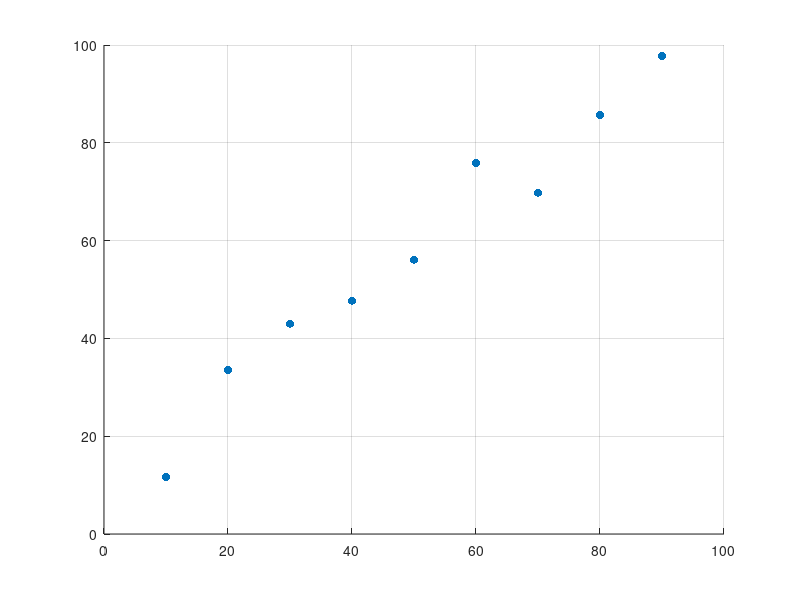
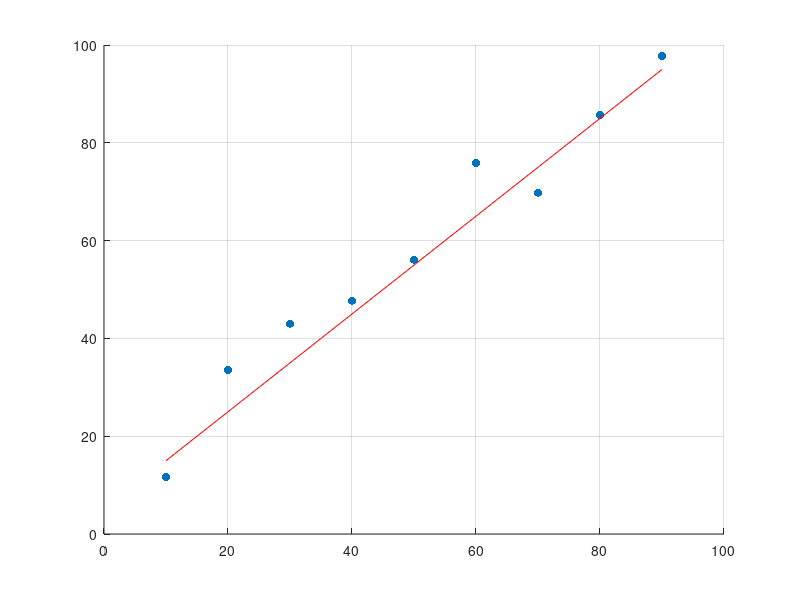
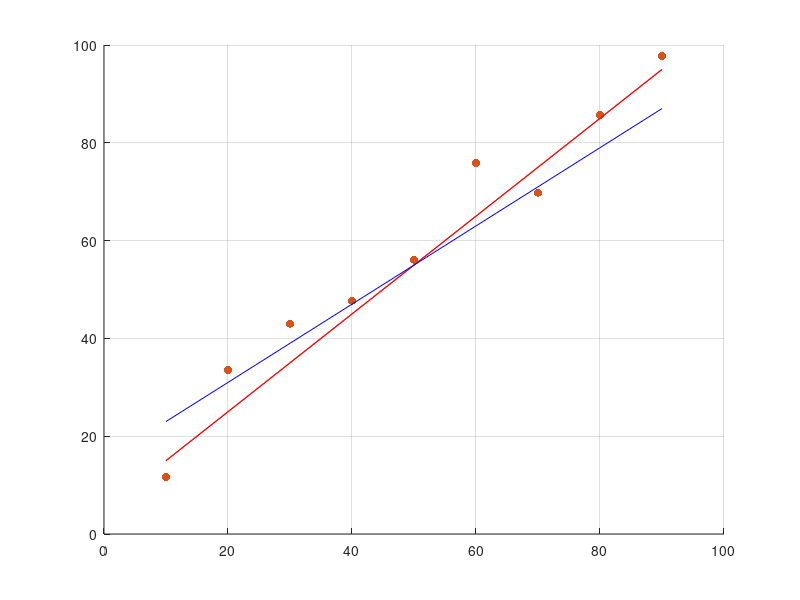
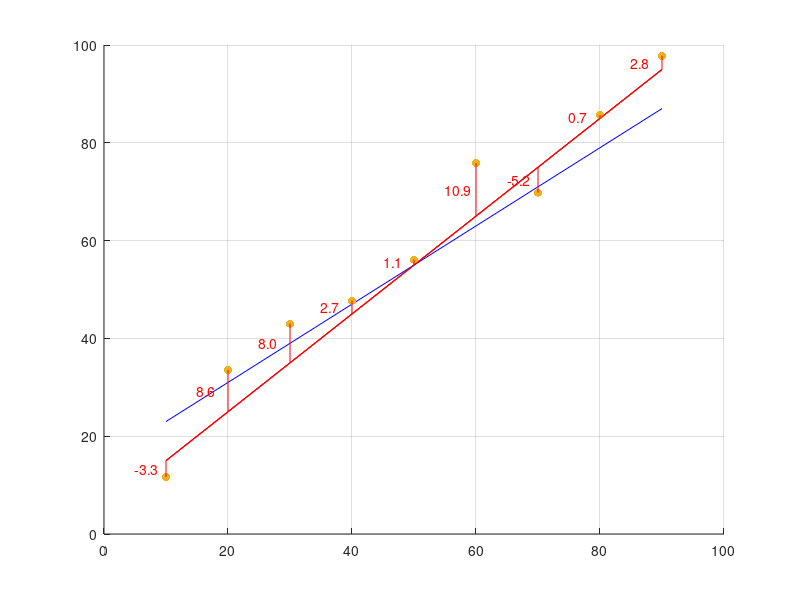

MATLAB code for these plots, in order: (Note: this script raises an error after producing the figures.)
rng(1066);

xs = 10:10:90;
ys = xs + 5 + 5*randn(1, 9);


close all;
figure(1);

scatter(xs, ys, 'fill');
grid on;
axis([0, 100, 0, 100]);

print('../points-10','-dpng');

close all;
figure(1);

scatter(xs, ys, 'fill');
hold on;
ys1 = xs + 5;
plot(xs, ys1, '-r');
grid on;
axis([0, 100, 0, 100]);

print('../points-10-1','-dpng');

close all;
figure(1);

scatter(xs, ys, 'fill');
hold on;
ys2 = .8*xs + 15;
plot(xs, ys1, '-r');
plot(xs, ys2, '-b');
grid on;
axis([0, 100, 0, 100]);

print('../points-10-2','-dpng');

close all;
figure(1);

scatter(xs, ys, 'fill');
hold on;
plot(xs, ys1, '-r');
sumsq = 0;
for i = 1:size(xs, 2)
    plot([xs(i), xs(i)], [ys(i), ys1(i)], '-r');
    text(xs(i)-5, (ys(i)+ys1(i))/2, sprintf('%.1f', ys(i)-ys1(i)),'Color','red');
    sumsq = sumsq + (ys(i)-ys1(i))^2;
end
sumsq = sumsq/size(xs,2);
grid on;
axis([0, 100, 0, 100]);

print('../points-10-res-1','-dpng');

text(50, 15, sprintf('Average of square of residuals = %.2f', sumsq),'Color','red');
print('../points-10-res-1b','-dpng');


close all;
figure(1);

scatter(xs, ys, 'fill');
hold on;
plot(xs, ys2, '-b');
sumsq = 0;
for i = 1:size(xs, 2)
    plot([xs(i), xs(i)], [ys(i), ys2(i)], '-b');
    text(xs(i)-5, (ys(i)+ys2(i))/2, sprintf('%.1f', ys(i)-ys2(i)),'Color','blue');
	sumsq = sumsq + (ys(i)-ys2(i))^2;
end
sumsq = sumsq/size(xs,2);
grid on;
axis([0, 100, 0, 100]);

print('../points-10-res-2','-dpng');

text(50, 15, sprintf('Average of square of residuals = %.2f', sumsq),'Color','blue');
print('../points-10-res-2b','-dpng');


vw = VideoWriter('../points-10-res-shift.mp4', 'MPEG-4');
open(vw);

close all;
%figure('Position', [400, 100, 512, 512]);
fig = figure(1);
set(gca, 'nextplot', 'replacechildren');

for dm = linspace(0, 1, 60)
    hold off;
    dy = -dm*(xs - 50); 
    scatter(xs, ys+dy, 'fill');
    hold on;
    plot(xs, ys1+dy, '-r');
    for i = 1:size(xs, 2)
        plot([xs(i), xs(i)], [ys(i), ys1(i)]+dy(i), '-r');
        text(xs(i)-5, dy(i)+(ys(i)+ys1(i))/2, sprintf('%.1f', ys(i)-ys1(i)),'Color','red');
    end
    grid on;
    axis([0, 100, 0, 100]);
    frame = getframe(fig);
    writeVideo(vw, frame);
end

close(vw);


